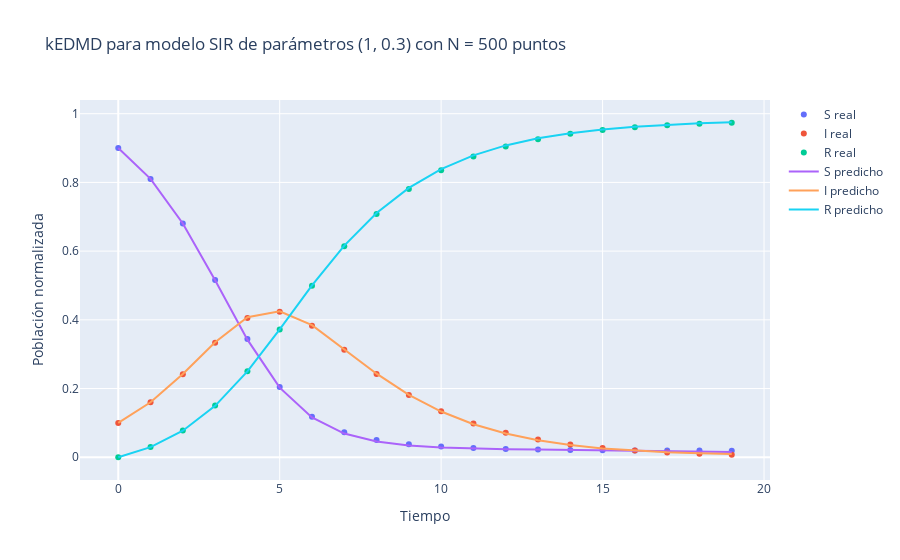

Notebook code for this chart:
### Markdown cell above
### **kEDMD para modelo SIR**

### Code cell
# Parámetros del modelo SIR
beta, gamma = 1, 0.3

# Dinámica del sistema
def f(x):
    return np.array([x[0]-beta*x[0]*x[1] ,x[1]+beta*x[0]*x[1] - gamma*x[1], x[2]+gamma*x[1]])

# Observaciones del sistema, irrelevantes para este ejemplo
def g(x):
    return x

# Dimensiones y el kernel
N = 500
nx, ny = 3, 3
k = Matern(length_scale=1e3, nu=0.5)

# Distribuciones
X_dist = stats.dirichlet(alpha=1/3*np.ones(nx))
dyn_dist = stats.multivariate_normal(mean=np.zeros(nx), cov=1e-7*np.eye(3))
obs_dist = stats.multivariate_normal(mean=np.zeros(1), cov=1e-7*np.eye(1))

# Sistema dinámico
dyn = DynamicalSystem(nx, ny, f, g, X_dist, dyn_dist, obs_dist, discrete_time=True)

# Datos sintéticos
iters = 20
x0 = np.array([0.9, 0.1, 0.0])
x = np.zeros((iters, nx))

x[0] = x0

for i in range(1, iters):
    x[i] = f(x[i-1])

# Operador de Koopman
Koop = KoopmanOperator(k, dyn)
Koop.compute_edmd(N)

U, B, phi = Koop.U, Koop.B, Koop.phi

# Sistema con Koopman
x_koop = np.zeros((iters, nx))
x_koop[0] = B@phi(x0)
z = np.zeros((iters, N))
z[0] = phi(x0)

for i in range(1, iters):
    z[i] = U@z[i-1]
    x_koop[i] = B@z[i]

t = np.arange(iters)

# Gráfico
fig = go.Figure()

fig.add_trace(go.Scatter(x=t, y=x[:,0], name='S real', mode='markers'))
fig.add_trace(go.Scatter(x=t, y=x[:,1], name='I real', mode='markers'))
fig.add_trace(go.Scatter(x=t, y=x[:,2], name='R real', mode='markers'))

fig.add_trace(go.Scatter(x=t, y=x_koop[:,0], name='S predicho'))
fig.add_trace(go.Scatter(x=t, y=x_koop[:,1], name='I predicho'))
fig.add_trace(go.Scatter(x=t, y=x_koop[:,2], name='R predicho'))

# Colocar titulo
fig.update_layout(
    title=f"kEDMD para modelo SIR de parámetros ({beta}, {gamma}) con N = {N} puntos",
    xaxis_title="Tiempo",
    yaxis_title="Población normalizada"
    )

fig.write_image(img_path+"SIR.pdf")
fig.show()

### Figure 1 — Plotly figure (JSON) as saved in the notebook; plotly's stock layout.template omitted (floating-point values rounded to 4 significant figures)
{"data": [{"mode": "markers", "name": "S real", "type": "scatter", "x": [0, 1, 2, 3, 4, 5, 6, 7, 8, 9, 10, 11, 12, 13, 14, 15, 16, 17, 18, 19], "y": [0.9, 0.81, 0.6804, 0.516, 0.3439, 0.2044, 0.1179, 0.07275, 0.04997, 0.03787, 0.031, 0.02685, 0.02422, 0.0225, 0.02134, 0.02054, 0.01999, 0.0196, 0.01933, 0.01914]}, {"mode": "markers", "name": "I real", "type": "scatter", "x": [0, 1, 2, 3, 4, 5, 6, 7, 8, 9, 10, 11, 12, 13, 14, 15, 16, 17, 18, 19], "y": [0.1, 0.16, 0.2416, 0.3335, 0.4055, 0.4234, 0.3829, 0.3132, 0.242, 0.1815, 0.1339, 0.0979, 0.07116, 0.05153, 0.03723, 0.02686, 0.01935, 0.01393, 0.01003, 0.007212]}, {"mode": "markers", "name": "R real", "type": "scatter", "x": [0, 1, 2, 3, 4, 5, 6, 7, 8, 9, 10, 11, 12, 13, 14, 15, 16, 17, 18, 19], "y": [0, 0.03, 0.078, 0.1505, 0.2505, 0.3722, 0.4992, 0.6141, 0.708, 0.7806, 0.8351, 0.8753, 0.9046, 0.926, 0.9414, 0.9526, 0.9607, 0.9665, 0.9706, 0.9737]}, {"name": "S predicho", "type": "scatter", "x": [0, 1, 2, 3, 4, 5, 6, 7, 8, 9, 10, 11, 12, 13, 14, 15, 16, 17, 18, 19], "y": [0.9, 0.8105, 0.6806, 0.5153, 0.3424, 0.2027, 0.1156, 0.06903, 0.04587, 0.03444, 0.0282, 0.02493, 0.02333, 0.02232, 0.02134, 0.02027, 0.01911, 0.01788, 0.01666, 0.01553]}, {"name": "I predicho", "type": "scatter", "x": [0, 1, 2, 3, 4, 5, 6, 7, 8, 9, 10, 11, 12, 13, 14, 15, 16, 17, 18, 19], "y": [0.09999, 0.1601, 0.2422, 0.335, 0.4075, 0.4249, 0.3844, 0.315, 0.2432, 0.1815, 0.133, 0.09625, 0.06899, 0.04926, 0.03534, 0.02572, 0.01915, 0.01463, 0.01145, 0.009123]}, {"name": "R predicho", "type": "scatter", "x": [0, 1, 2, 3, 4, 5, 6, 7, 8, 9, 10, 11, 12, 13, 14, 15, 16, 17, 18, 19], "y": [2.99e-05, 0.0294, 0.07717, 0.1497, 0.2502, 0.3724, 0.5, 0.6159, 0.711, 0.7841, 0.8388, 0.8788, 0.9077, 0.9284, 0.9433, 0.954, 0.9617, 0.9675, 0.9719, 0.9754]}], "layout": {"title": {"text": "kEDMD para modelo SIR de parámetros (1, 0.3) con N = 500 puntos"}, "xaxis": {"title": {"text": "Tiempo"}}, "yaxis": {"title": {"text": "Población normalizada"}}}}
